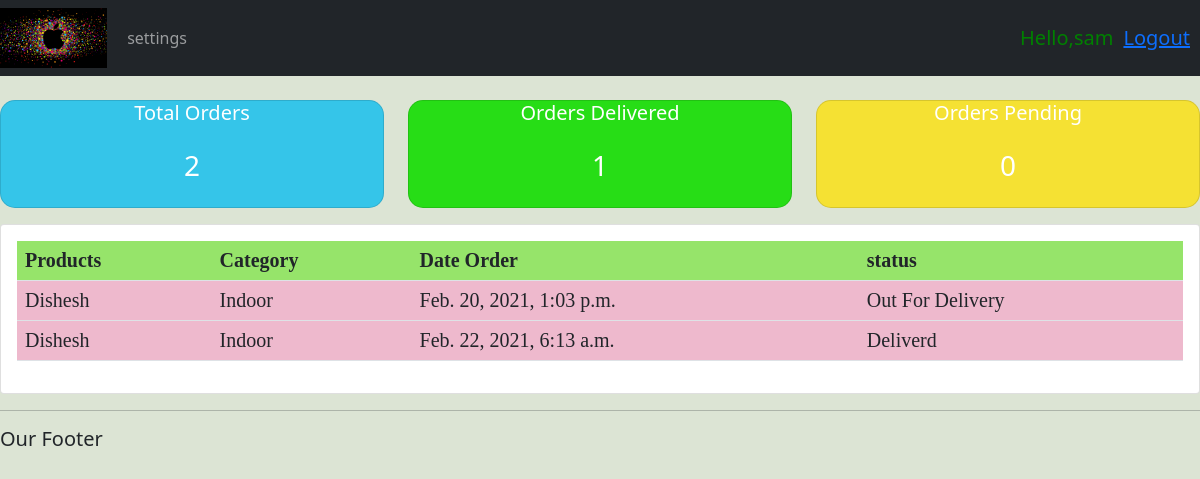
The app's page /user/ (signed in) with its own data.
### app/models.py (models this page shows, shortened)
class Order(models.Model):
    STATUS = (
        ('Pending', 'Pending'),
        ('Out For Delivery','Out For Delivery'),
        ('Deliverd','Deliverd'),
    )
    customer=models.ForeignKey(Customer,null=True,on_delete=models.SET_NULL)
    product=models.ForeignKey(Product,null=True,on_delete=models.SET_NULL)
    date_created = models.DateTimeField(auto_now_add=True,null=True)
    status = models.CharField(max_length=200,null=True,choices=STATUS)

class Product(models.Model):
    CATEGORY=(
        ('Indoor', 'Indoor'),
        ('Out Door', 'Out Door'),
    )
    name = models.CharField(max_length=200,null=True)
    price = models.FloatField(null=True)
    category = models.CharField(max_length=200,null=True,choices=CATEGORY)
    description = models.CharField(max_length=200,null=True)
    date_created = models.DateTimeField(auto_now_add=True,null=True)
    tags = models.ManyToManyField(Tags)
    def __str__(self):
        return self.name

### app/decorators.py (the view)
        def wrapper_func(request, *args, **kwargs):
            group = None
            if request.user.groups.exists():
                group = request.user.groups.all()[0].name
            if group in allowed_roles:
                return view_func(request,*args,**kwargs)
            else:
                return HttpResponse('Yor are not authurised person to visit this page')

### app/views.py (called while the page is built)
@login_required(login_url='login')
@allowed_users(allowed_roles=['customer'])
def userPage(request):
    orders =request.user.customer.order_set.all()
    total_orders = orders.count()
    deliverd = orders.filter(status='Deliverd').count()
    pending = orders.filter(status='Pending').count()
    context={'orders':orders,'total_orders': total_orders,'deliverd': deliverd, 'pending': pending}
    return render(request,'app/user.html',context)

### app/templates/app/user.html
{% extends 'app/main.html' %}
{% load static %}
{% block content %}
{% include 'app/status.html' %}
<div class="row">
    <div class="col">
        <div class="card card-body">
            <table class="table table-sm;" style="background-color: rgb(238, 185, 205); font-size: 20px; font-family:serif">
                <tr style="background-color: rgb(150, 228, 106);">
                    <th>Products</th>
                    <th>Category</th>
                    <th>Date Order</th>
                    <th>status</th>
                </tr>
                {% for order in orders %}
                <tr>
                    <td>{{order.product}}</td>
                    <td>{{order.product.category}}</td>
                    <td>{{order.date_created}}</td>
                    <td>{{order.status}}</td>
                </tr>
                {% endfor %}
            </table>
        </div>
    </div>
</div>
{% endblock content %}

### app/templates/app/navbar.html (shortened to what this page needs)
{% load static %}
<nav class="navbar navbar-expand-lg navbar-dark bg-dark">
  <img src="{% static 'images/crm3.png' %}" width="10%" height="60" border-radius="20px;">
        <div class="container-fluid">
          <div class="collapse navbar-collapse" id="navbarNavAltMarkup">
            <div class="navbar-nav">
              {% if request.user.is_staff %}
              <a href="{% url 'home' %}" class="nav-link active" aria-current="page" >Dashbord</a>
              <a class="nav-link" href="{% url 'products' %}">Product</a>
              {% else %}
              <li class="nav-item">
                <a class="nav-link" href="{% url 'account' %}">settings</a>
              </li>
              {% endif %}
            </div>
          </div>
        </div>
        <span class="hello-msg">Hello,{{request.user}} </span>
        <span class="hello-msg" ><a href="{% url 'logout' %}">Logout</a></span>
      </nav>

### app/static/css/main.css (style rules this page uses)
body { background-color:rgb(220, 228, 212); }

### app/templates/app/navbar.html (style rules this page uses)
.hello-msg { font-size:20px; color:green; margin-right: 10px; }

### records on screen
Order: product "Dishesh", product.category "Indoor", date_created "Feb. 20, 2021, 1:03 p.m.", status "Out For Delivery"
Order: product "Dishesh", product.category "Indoor", date_created "Feb. 22, 2021, 6:13 a.m.", status "Deliverd"

### other values on screen
{{ request.user }} "sam"
{{ total_orders }} "2"
{{ deliverd }} "1"
{{ pending }} "0"
